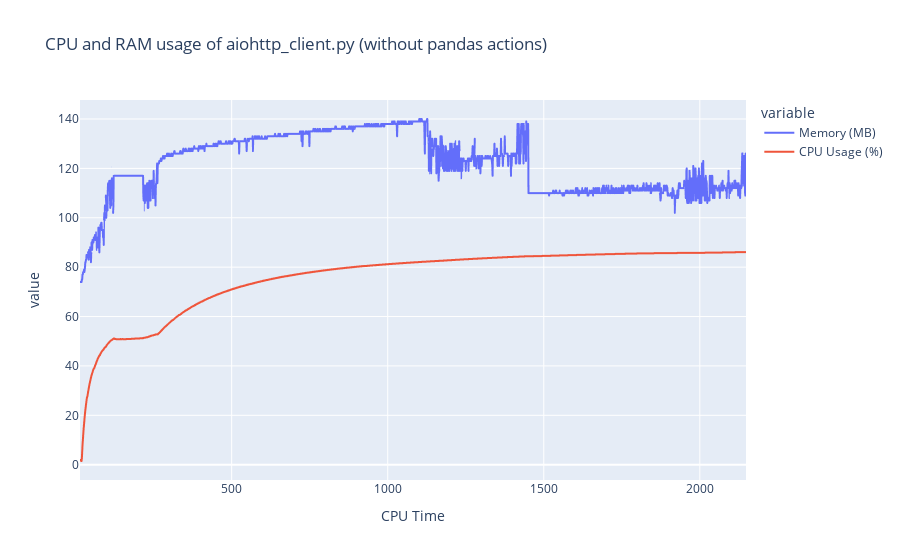

Notebook code cell kept with this figure:
### Code cell
fig = px.line(data_frame=df_log_aio, x=df_log_aio.index, y=df_log_aio.columns, title="CPU and RAM usage of aiohttp_client.py (without pandas actions)")
fig.show()

### Figure 1 — Plotly figure (JSON) as saved in the notebook; plotly's stock layout.template omitted (floating-point values rounded to 4 significant figures; data arrays with more than 128 entries replaced by an {"elided": "..."} marker saying what was removed)
{"data": [{"hovertemplate": "variable=Memory (MB)<br>CPU Time=%{x}<br>value=%{y}<extra></extra>", "legendgroup": "Memory (MB)", "line": {"color": "#636efa", "dash": "solid"}, "marker": {"symbol": "circle"}, "mode": "lines", "name": "Memory (MB)", "showlegend": true, "type": "scattergl", "x": {"elided": "2050 int values"}, "xaxis": "x", "y": {"elided": "2050 int values"}, "yaxis": "y"}, {"hovertemplate": "variable=CPU Usage (%)<br>CPU Time=%{x}<br>value=%{y}<extra></extra>", "legendgroup": "CPU Usage (%)", "line": {"color": "#EF553B", "dash": "solid"}, "marker": {"symbol": "circle"}, "mode": "lines", "name": "CPU Usage (%)", "showlegend": true, "type": "scattergl", "x": {"elided": "2050 int values"}, "xaxis": "x", "y": {"elided": "2050 float values"}, "yaxis": "y"}], "layout": {"legend": {"title": {"text": "variable"}, "tracegroupgap": 0}, "title": {"text": "CPU and RAM usage of aiohttp_client.py (without pandas actions)"}, "xaxis": {"anchor": "y", "domain": [0, 1], "title": {"text": "CPU Time"}}, "yaxis": {"anchor": "x", "domain": [0, 1], "title": {"text": "value"}}}}
